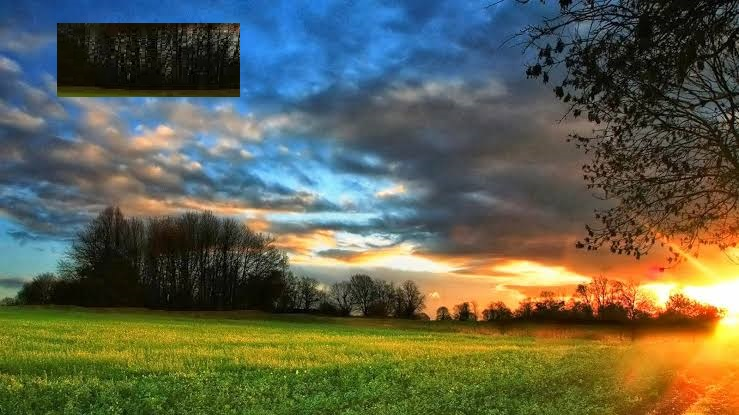
%> input picture NM14.jpg, 739 x 415 px
$ octave MorphRice.m   (GNU Octave 9; MATLAB toolbox functions it lacks are replaced by stand-ins)
%> lines starting %> are read from the running program, lines starting %| are printed output that depends on the picture; in (x1, y1, x2, y2) boxes, pixels count from 0 and x2, y2 are one past the last pixel; in counts of white or black regions, pixels touching at a corner belong together; the program's own positions count from 1
I = imread('NM14.jpg');
%> I is the input picture: size 415x739x3 uint8; mean R, G, B 94.9, 97.6, 78.2
J = imresize(I, 0.5);
imshow(I)
title('Original Image')
figure
imshow(J)
title('Resized Image')
J = rgb2gray(J);
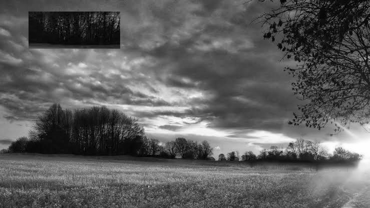
%> J: size 208x370 uint8; min 1, max 254, mean 94.6
figure
imshow(J)


background = imopen(J,strel('disk',15));
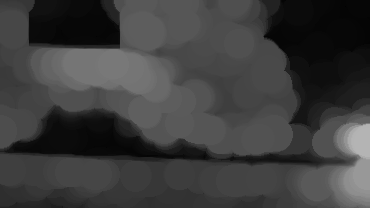
%> background: size 208x370 uint8; min 1, max 180, mean 61.2

figure
imshow(background)


I2 = imsubtract(J,background);
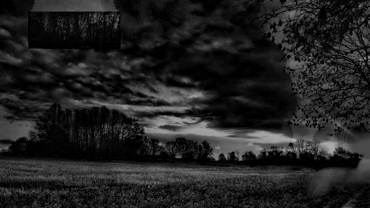
%> I2: size 208x370 uint8; min 0, max 182, mean 33.4
figure
imshow(I2)


I3 = imadjust(I2);
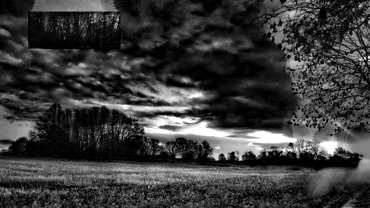
%> I3: size 208x370 uint8; min 0, max 255, mean 58.1
figure
imshow(I3);


level = graythresh(I3);
%> level = 0.316
bw = im2bw(I3,level);
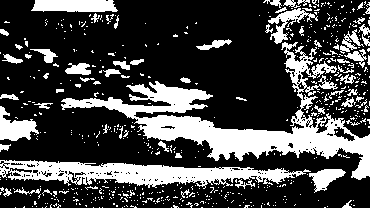
%> bw: size 208x370 logical; 27.5% white; 598 white regions (536 under 20 px), largest, box (x1, y1, x2, y2) and area: (61, 42, 370, 180) 9305, (0, 160, 311, 189) 4365, (31, 0, 118, 12) 932
figure
 imshow(bw)


 [labeled,numObjects] = bwlabel(bw,4);
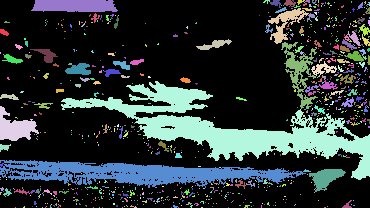
%> labeled: size 208x370 double; 876 distinct labels, from 0 to 875; one colour per label, 0 black
%> numObjects = 875


 imshow(labeled);


 cc = bwconncomp(bw,4)
%> cc = 875 connected components
 cc.NumObjects
%> ans = 875


 grain = false(size(bw));
grain(cc.PixelIdxList{50}) = true;
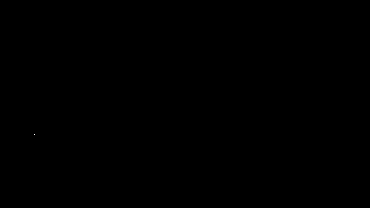
%> grain: size 208x370 logical; 0% white in thin lines or dots, all inside (x1, y1, x2, y2) = (34, 134, 35, 135)
figure
imshow(grain)
 %%%
%> (the run ends here)

$ run again, with A16.jpg copied over NM14.jpg
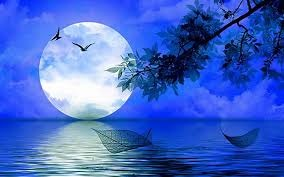
%> input picture A16.jpg, 284 x 177 px
%> I is the input picture: size 177x284x3 uint8; mean R, G, B 67.5, 103, 200
%> `I3 = imadjust(I2);`:
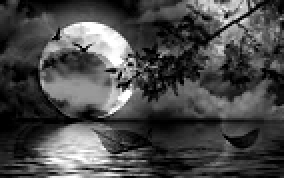
%> I3: size 89x142 uint8 (shown 2 times larger); min 0, max 255, mean 73.1
%> level = 0.402
%> bw: size 89x142 logical; 24.8% white; 48 white regions (42 under 20 px), largest, box (x1, y1, x2, y2) and area: (20, 10, 72, 59) 1315, (17, 62, 74, 89) 841, (92, 41, 132, 59) 269, (100, 5, 132, 33) 266, (89, 0, 124, 14) 247, (134, 12, 140, 20) 25
%> `[labeled,numObjects] = bwlabel(bw,4);`:
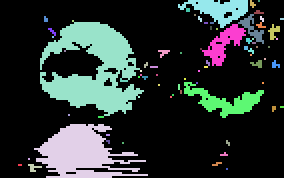
%> labeled: size 89x142 double (shown 2 times larger); 75 distinct labels, from 0 to 74; one colour per label, 0 black
%> numObjects = 74
%> cc = 74 connected components
%> ans = 74
%> grain: size 89x142 logical; 0.03% white in thin lines or dots, all inside (x1, y1, x2, y2) = (113, 70, 115, 73)

$ run again, with AM16.jpg copied over NM14.jpg
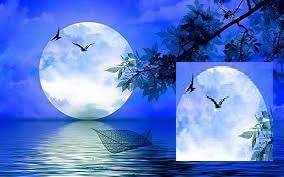
%> input picture AM16.jpg, 284 x 177 px
%> I is the input picture: size 177x284x3 uint8; mean R, G, B 92.3, 125.1, 205.9
%> `I3 = imadjust(I2);`:
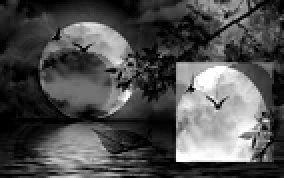
%> I3: size 89x142 uint8 (shown 2 times larger); min 0, max 255, mean 78.9
%> level = 0.4
%> bw: size 89x142 logical; 31.9% white; 46 white regions (40 under 20 px), largest, box (x1, y1, x2, y2) and area: (88, 29, 135, 81) 2010, (20, 11, 70, 58) 1009, (19, 63, 61, 89) 631, (99, 0, 124, 14) 170, (109, 12, 122, 22) 56, (106, 22, 112, 28) 29
%> `[labeled,numObjects] = bwlabel(bw,4);`:
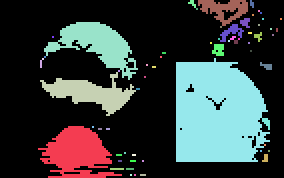
%> labeled: size 89x142 double (shown 2 times larger); 63 distinct labels, from 0 to 62; one colour per label, 0 black
%> numObjects = 62
%> cc = 62 connected components
%> ans = 62
%> grain: size 89x142 logical; 0.01% white in thin lines or dots, all inside (x1, y1, x2, y2) = (129, 12, 130, 13)
